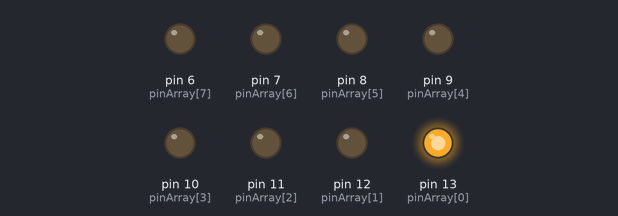
This sketch was run on a simulated Arduino Uno, built with avr-gcc and run on an emulated ATmega328P. On the bench: output pins drawn as LEDs (lit = HIGH).

Above: at 0.02 s.
At 0.42 s:
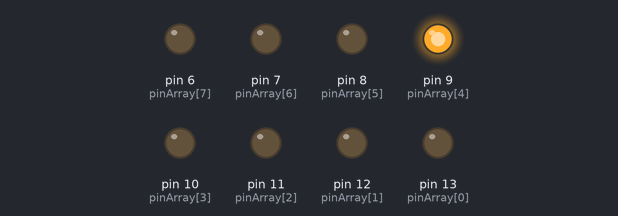
At 0.82 s:
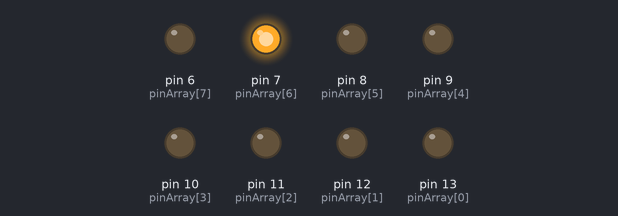
At 1.62 s:
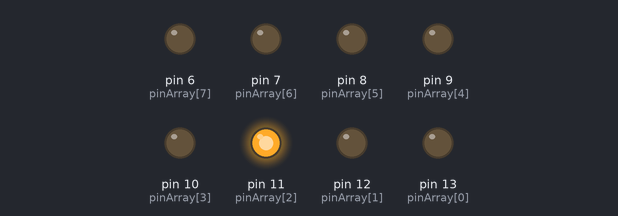
At 2.32 s:
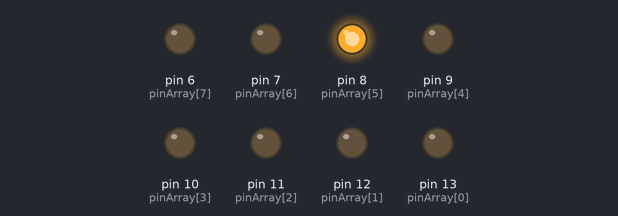
At 3.17 s:
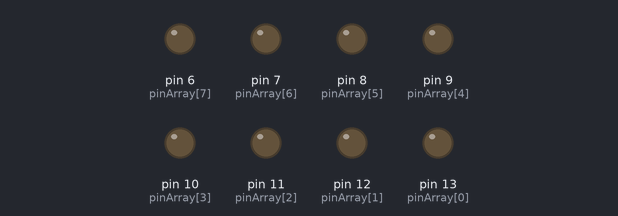
Timing chart, 0 to 3.5 s (numbered marks = the images above):
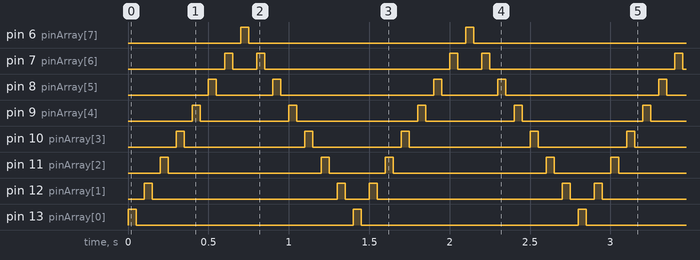

The sketch:

opdrachtTwee.ino
```cpp
// Maak een array van alle te gebruiken pinnen
const int pinArray[] = {13, 12, 11, 10, 9, 8, 7, 6};
// Sla op hoeveel pinnen gebruikt gaan worden
const int amtOfPins = 8;

void setup()
{
  // Functie aanroepen om pinmodes in te stellen
  setupPinModes();
}

void loop()
{
  // Roep de backAndForth functie aan
  backAndForth();
}

void setupPinModes()
{
  // Stel de pinmodes in voor alle pinnen in de hierboven gemaakte array
  for (int count = 0; count < amtOfPins; count++) {
    pinMode(pinArray[count], OUTPUT);
  }
}

void backAndForth()
{
  // Maak een loop die 8 keer loopt (0 t/m 7)
  for (int count = 0; count < amtOfPins; count++) {
    // Roep blinkLed aan en geef de loop count mee
    blinkLed(count);
  }

  // Maak een aflopende loop die 6 keer loopt (6 t/m 1)
  for (int count = amtOfPins -2; count > 0; count--) {
    // Roep blinkLed aan en geef de loop count mee
    blinkLed(count);
  }
}

void blinkLed(int count)
{
  // Zet de pin van de meegegeven count op aan
  digitalWrite(pinArray[count], HIGH);
  // Wacht 50 ms
  delay(50);
  // Zet de pin van de meegegeven count op uit
  digitalWrite(pinArray[count], LOW);
  // Wacht 50 ms
  delay(50);
}
```

Measured:
- by itself, pin 6 (pinArray[7]), pin 13 (pinArray[0]): alternates HIGH for 0.05 s and LOW for 1.4 s
- by itself, pin 7 (pinArray[6]): repeats every 1.4 s: LOW 0.15 s, HIGH 0.05 s, LOW 1.2 s, HIGH 0.05 s
- by itself, pin 8 (pinArray[5]): repeats every 1.4 s: LOW 0.35 s, HIGH 0.05 s, LOW 0.95 s, HIGH 0.05 s
- by itself, pin 9 (pinArray[4]): repeats every 1.4 s: LOW 0.55 s, HIGH 0.05 s, LOW 0.75 s, HIGH 0.05 s
- by itself, pin 10 (pinArray[3]): repeats every 1.4 s: LOW 0.75 s, HIGH 0.05 s, LOW 0.55 s, HIGH 0.05 s
- by itself, pin 11 (pinArray[2]): repeats every 1.4 s: LOW 0.95 s, HIGH 0.05 s, LOW 0.35 s, HIGH 0.05 s
- by itself, pin 12 (pinArray[1]): repeats every 1.4 s: LOW 1.2 s, HIGH 0.05 s, LOW 0.15 s, HIGH 0.05 s
